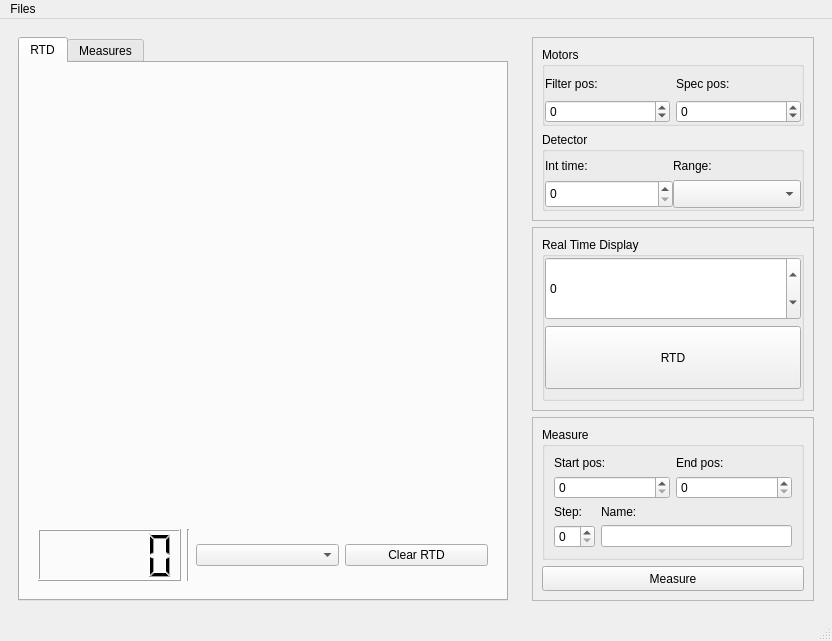
<?xml version="1.0" encoding="UTF-8"?>
<ui version="4.0">
 <class>MainWindow</class>
 <widget class="QMainWindow" name="MainWindow">
  <property name="geometry">
   <rect>
    <x>0</x>
    <y>0</y>
    <width>832</width>
    <height>641</height>
   </rect>
  </property>
  <property name="sizePolicy">
   <sizepolicy hsizetype="Preferred" vsizetype="Preferred">
    <horstretch>0</horstretch>
    <verstretch>0</verstretch>
   </sizepolicy>
  </property>
  <property name="windowTitle">
   <string>MainWindow</string>
  </property>
  <widget class="QWidget" name="centralwidget">
   <layout class="QHBoxLayout" name="horizontalLayout">
    <item>
     <widget class="QWidget" name="widget_2" native="true">
      <layout class="QVBoxLayout" name="verticalLayout_9">
       <item>
        <widget class="QTabWidget" name="tabWidget">
         <property name="sizePolicy">
          <sizepolicy hsizetype="Preferred" vsizetype="Preferred">
           <horstretch>0</horstretch>
           <verstretch>0</verstretch>
          </sizepolicy>
         </property>
         <property name="currentIndex">
          <number>0</number>
         </property>
         <widget class="QWidget" name="tab_RTD">
          <attribute name="title">
           <string>RTD</string>
          </attribute>
          <layout class="QVBoxLayout" name="verticalLayout_10">
           <item>
            <widget class="QWidget" name="plot_RTD" native="true"/>
           </item>
           <item>
            <widget class="QWidget" name="widget_3" native="true">
             <property name="maximumSize">
              <size>
               <width>16777215</width>
               <height>70</height>
              </size>
             </property>
             <layout class="QHBoxLayout" name="horizontalLayout_2">
              <item>
               <widget class="QLCDNumber" name="lcdNumber_RTD"/>
              </item>
              <item>
               <widget class="Line" name="line">
                <property name="orientation">
                 <enum>Qt::Vertical</enum>
                </property>
               </widget>
              </item>
              <item>
               <widget class="QComboBox" name="comboBox_RTDaxis"/>
              </item>
              <item>
               <widget class="QPushButton" name="pushButton_ClearRTD">
                <property name="text">
                 <string>Clear RTD</string>
                </property>
               </widget>
              </item>
             </layout>
            </widget>
           </item>
          </layout>
         </widget>
         <widget class="QWidget" name="tab_measures">
          <attribute name="title">
           <string>Measures</string>
          </attribute>
         </widget>
        </widget>
       </item>
      </layout>
     </widget>
    </item>
    <item>
     <widget class="QWidget" name="widget" native="true">
      <property name="maximumSize">
       <size>
        <width>300</width>
        <height>16777215</height>
       </size>
      </property>
      <layout class="QVBoxLayout" name="verticalLayout_8">
       <item>
        <widget class="QFrame" name="frame_Controls">
         <property name="frameShape">
          <enum>QFrame::StyledPanel</enum>
         </property>
         <property name="frameShadow">
          <enum>QFrame::Raised</enum>
         </property>
         <layout class="QVBoxLayout" name="verticalLayout_3">
          <item>
           <widget class="QGroupBox" name="groupBox_Motors">
            <property name="sizePolicy">
             <sizepolicy hsizetype="Preferred" vsizetype="Preferred">
              <horstretch>0</horstretch>
              <verstretch>0</verstretch>
             </sizepolicy>
            </property>
            <property name="autoFillBackground">
             <bool>false</bool>
            </property>
            <property name="title">
             <string>Motors</string>
            </property>
            <property name="flat">
             <bool>false</bool>
            </property>
            <property name="checkable">
             <bool>false</bool>
            </property>
            <layout class="QVBoxLayout" name="verticalLayout">
             <property name="spacing">
              <number>0</number>
             </property>
             <property name="leftMargin">
              <number>0</number>
             </property>
             <property name="topMargin">
              <number>0</number>
             </property>
             <property name="rightMargin">
              <number>0</number>
             </property>
             <property name="bottomMargin">
              <number>0</number>
             </property>
             <item>
              <layout class="QGridLayout" name="gridLayout">
               <property name="horizontalSpacing">
                <number>6</number>
               </property>
               <item row="0" column="1">
                <widget class="QLabel" name="label_6">
                 <property name="text">
                  <string>Spec pos:</string>
                 </property>
                </widget>
               </item>
               <item row="0" column="0">
                <widget class="QLabel" name="label_5">
                 <property name="text">
                  <string>Filter pos:</string>
                 </property>
                </widget>
               </item>
               <item row="1" column="0">
                <widget class="QSpinBox" name="spinBox_FilterPos">
                 <property name="minimum">
                  <number>-100000</number>
                 </property>
                 <property name="maximum">
                  <number>100000</number>
                 </property>
                </widget>
               </item>
               <item row="1" column="1">
                <widget class="QSpinBox" name="spinBox_SpecPos">
                 <property name="minimum">
                  <number>-100000</number>
                 </property>
                 <property name="maximum">
                  <number>1000000</number>
                 </property>
                </widget>
               </item>
              </layout>
             </item>
            </layout>
           </widget>
          </item>
          <item>
           <widget class="QGroupBox" name="groupBox_Detector">
            <property name="sizePolicy">
             <sizepolicy hsizetype="Preferred" vsizetype="Preferred">
              <horstretch>0</horstretch>
              <verstretch>0</verstretch>
             </sizepolicy>
            </property>
            <property name="autoFillBackground">
             <bool>false</bool>
            </property>
            <property name="title">
             <string>Detector</string>
            </property>
            <property name="flat">
             <bool>false</bool>
            </property>
            <property name="checkable">
             <bool>false</bool>
            </property>
            <layout class="QVBoxLayout" name="verticalLayout_2">
             <property name="spacing">
              <number>0</number>
             </property>
             <property name="leftMargin">
              <number>0</number>
             </property>
             <property name="topMargin">
              <number>0</number>
             </property>
             <property name="rightMargin">
              <number>0</number>
             </property>
             <property name="bottomMargin">
              <number>0</number>
             </property>
             <item>
              <layout class="QGridLayout" name="gridLayout_2">
               <item row="0" column="1">
                <widget class="QLabel" name="label_7">
                 <property name="text">
                  <string>Range:</string>
                 </property>
                </widget>
               </item>
               <item row="0" column="0">
                <widget class="QLabel" name="label_8">
                 <property name="text">
                  <string>Int time:</string>
                 </property>
                </widget>
               </item>
               <item row="1" column="1">
                <widget class="QComboBox" name="comboBox_Range">
                 <property name="sizePolicy">
                  <sizepolicy hsizetype="Preferred" vsizetype="Preferred">
                   <horstretch>0</horstretch>
                   <verstretch>0</verstretch>
                  </sizepolicy>
                 </property>
                </widget>
               </item>
               <item row="1" column="0">
                <widget class="QSpinBox" name="spinBox_ITime">
                 <property name="sizePolicy">
                  <sizepolicy hsizetype="Preferred" vsizetype="Preferred">
                   <horstretch>0</horstretch>
                   <verstretch>0</verstretch>
                  </sizepolicy>
                 </property>
                 <property name="maximum">
                  <number>30000</number>
                 </property>
                </widget>
               </item>
              </layout>
             </item>
            </layout>
           </widget>
          </item>
         </layout>
        </widget>
       </item>
       <item>
        <widget class="QFrame" name="frame_2">
         <property name="sizePolicy">
          <sizepolicy hsizetype="Preferred" vsizetype="Preferred">
           <horstretch>0</horstretch>
           <verstretch>0</verstretch>
          </sizepolicy>
         </property>
         <property name="frameShape">
          <enum>QFrame::StyledPanel</enum>
         </property>
         <property name="frameShadow">
          <enum>QFrame::Raised</enum>
         </property>
         <layout class="QVBoxLayout" name="verticalLayout_5">
          <item>
           <widget class="QGroupBox" name="groupBox_3">
            <property name="sizePolicy">
             <sizepolicy hsizetype="Preferred" vsizetype="Preferred">
              <horstretch>0</horstretch>
              <verstretch>0</verstretch>
             </sizepolicy>
            </property>
            <property name="title">
             <string>Real Time Display</string>
            </property>
            <layout class="QVBoxLayout" name="verticalLayout_4">
             <property name="leftMargin">
              <number>0</number>
             </property>
             <property name="topMargin">
              <number>0</number>
             </property>
             <property name="rightMargin">
              <number>0</number>
             </property>
             <item>
              <widget class="QSpinBox" name="spinBox">
               <property name="sizePolicy">
                <sizepolicy hsizetype="Minimum" vsizetype="Preferred">
                 <horstretch>0</horstretch>
                 <verstretch>0</verstretch>
                </sizepolicy>
               </property>
               <property name="toolTip">
                <string>&lt;html&gt;&lt;head/&gt;&lt;body&gt;&lt;p&gt;Stepping for RTD of the spec motor (minus correspond to negative steps)&lt;/p&gt;&lt;/body&gt;&lt;/html&gt;</string>
               </property>
               <property name="whatsThis">
                <string>&lt;html&gt;&lt;head/&gt;&lt;body&gt;&lt;p&gt;Stepping for RTD (of the spec motor)&lt;/p&gt;&lt;/body&gt;&lt;/html&gt;</string>
               </property>
               <property name="minimum">
                <number>-100</number>
               </property>
               <property name="maximum">
                <number>100</number>
               </property>
              </widget>
             </item>
             <item>
              <widget class="QPushButton" name="pushButton_RTD">
               <property name="sizePolicy">
                <sizepolicy hsizetype="Preferred" vsizetype="Preferred">
                 <horstretch>0</horstretch>
                 <verstretch>0</verstretch>
                </sizepolicy>
               </property>
               <property name="text">
                <string>RTD</string>
               </property>
               <property name="checkable">
                <bool>true</bool>
               </property>
               <property name="checked">
                <bool>false</bool>
               </property>
              </widget>
             </item>
            </layout>
           </widget>
          </item>
         </layout>
        </widget>
       </item>
       <item>
        <widget class="QFrame" name="frame_Measures">
         <property name="sizePolicy">
          <sizepolicy hsizetype="Preferred" vsizetype="Preferred">
           <horstretch>0</horstretch>
           <verstretch>0</verstretch>
          </sizepolicy>
         </property>
         <property name="frameShape">
          <enum>QFrame::StyledPanel</enum>
         </property>
         <property name="frameShadow">
          <enum>QFrame::Raised</enum>
         </property>
         <layout class="QVBoxLayout" name="verticalLayout_7">
          <item>
           <widget class="QGroupBox" name="groupBox_Measure">
            <property name="sizePolicy">
             <sizepolicy hsizetype="Preferred" vsizetype="Preferred">
              <horstretch>0</horstretch>
              <verstretch>0</verstretch>
             </sizepolicy>
            </property>
            <property name="title">
             <string>Measure</string>
            </property>
            <layout class="QVBoxLayout" name="verticalLayout_6">
             <item>
              <layout class="QGridLayout" name="gridLayout_3">
               <item row="0" column="0">
                <widget class="QLabel" name="label_10">
                 <property name="text">
                  <string>Start pos:</string>
                 </property>
                </widget>
               </item>
               <item row="0" column="1">
                <widget class="QLabel" name="label_9">
                 <property name="text">
                  <string>End pos:</string>
                 </property>
                </widget>
               </item>
               <item row="1" column="0">
                <widget class="QSpinBox" name="spinBox_2">
                 <property name="stepType">
                  <enum>QAbstractSpinBox::DefaultStepType</enum>
                 </property>
                </widget>
               </item>
               <item row="1" column="1">
                <widget class="QSpinBox" name="spinBox_3"/>
               </item>
              </layout>
             </item>
             <item>
              <layout class="QGridLayout" name="gridLayout_4">
               <item row="0" column="0">
                <widget class="QLabel" name="label_11">
                 <property name="text">
                  <string>Step:</string>
                 </property>
                </widget>
               </item>
               <item row="1" column="0">
                <widget class="QSpinBox" name="spinBox_4"/>
               </item>
               <item row="0" column="1">
                <widget class="QLabel" name="label_12">
                 <property name="text">
                  <string>Name:</string>
                 </property>
                </widget>
               </item>
               <item row="1" column="1">
                <widget class="QLineEdit" name="lineEdit_MeasName"/>
               </item>
              </layout>
             </item>
            </layout>
           </widget>
          </item>
          <item>
           <widget class="QPushButton" name="pushButton_Measure">
            <property name="sizePolicy">
             <sizepolicy hsizetype="Preferred" vsizetype="Preferred">
              <horstretch>0</horstretch>
              <verstretch>0</verstretch>
             </sizepolicy>
            </property>
            <property name="text">
             <string>Measure</string>
            </property>
            <property name="checkable">
             <bool>false</bool>
            </property>
            <property name="checked">
             <bool>false</bool>
            </property>
           </widget>
          </item>
         </layout>
        </widget>
       </item>
      </layout>
     </widget>
    </item>
   </layout>
  </widget>
  <widget class="QMenuBar" name="menubar">
   <property name="geometry">
    <rect>
     <x>0</x>
     <y>0</y>
     <width>832</width>
     <height>28</height>
    </rect>
   </property>
   <widget class="QMenu" name="menuFiles">
    <property name="title">
     <string>Files</string>
    </property>
    <addaction name="separator"/>
    <addaction name="actiona"/>
   </widget>
   <addaction name="menuFiles"/>
  </widget>
  <widget class="QStatusBar" name="statusbar">
   <property name="enabled">
    <bool>true</bool>
   </property>
   <property name="sizeGripEnabled">
    <bool>true</bool>
   </property>
  </widget>
  <action name="actiona">
   <property name="text">
    <string>test</string>
   </property>
  </action>
 </widget>
 <resources/>
 <connections/>
</ui>
